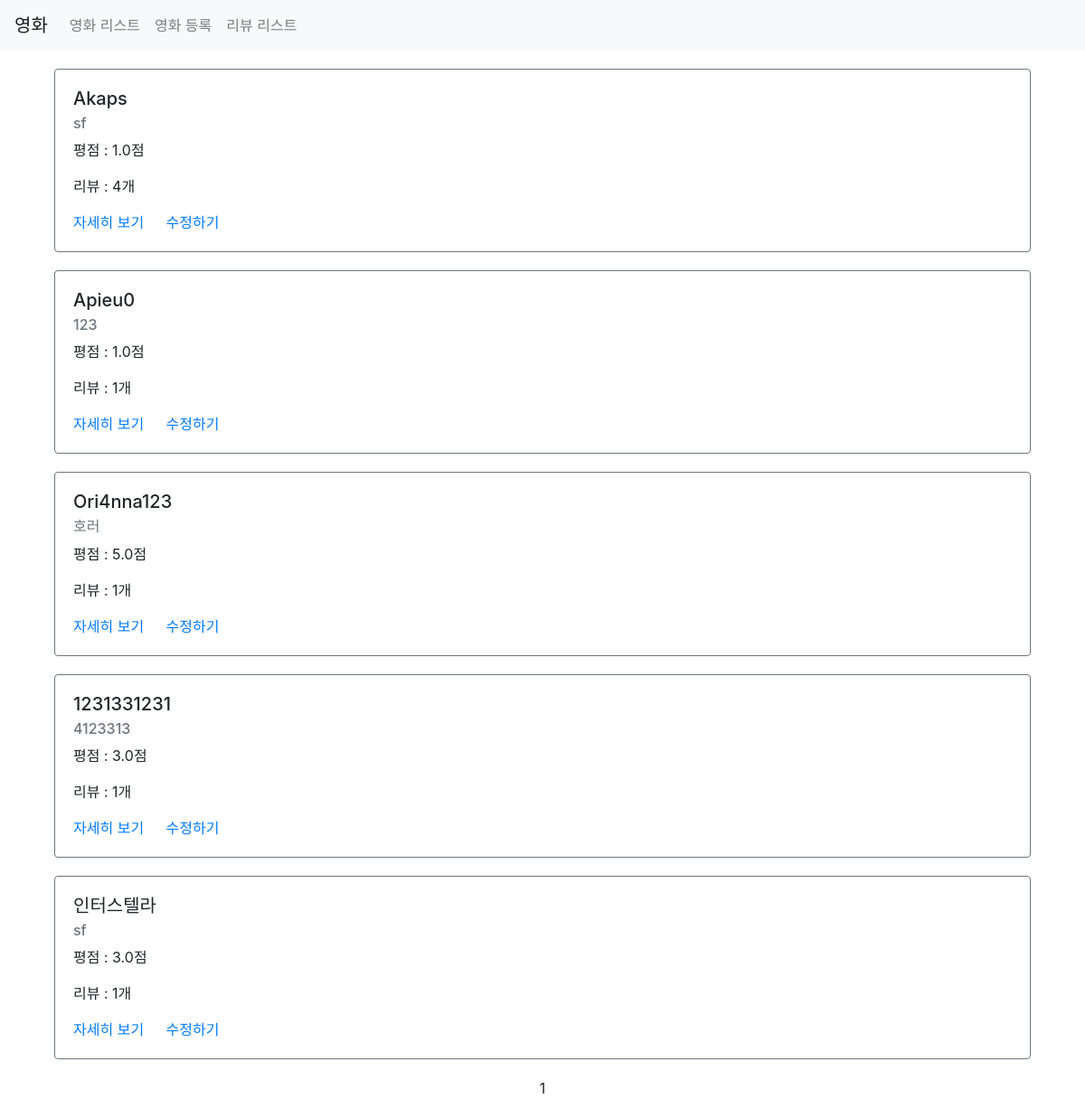
Screenshot of /new/list/ with the database file from the repository.
### new/models.py (models this page shows)
class Movie(models.Model):
    name = models.CharField(max_length=30)  # 이름
    genre = models.CharField(max_length=30)  # 장르
    image = models.CharField(max_length=500, default=None, null=True)
    password = models.CharField(max_length=20, default=None, null=True)
    created_at = models.DateTimeField(auto_now_add=True)  # 글 작성 시 (이 모델의 데이터(레코드) 저장 시) 생성 시각
    updated_at = models.DateTimeField(auto_now=True)  # 저장된 레코드 수정 시 수정 시각

### new/views.py (the view)
# urls.py: path('list/', views.list, name='list'),
def list(request):
    movies = Movie.objects.all().annotate(reviews_count=Count('review')).annotate(average_point=Avg('review__point'))
    paginator = Paginator(movies, 5)  # 한 페이지에 5개씩 표시
    page = request.GET.get('page')  # query params에서 page 데이터를 가져옴
    items = paginator.get_page(page)  # 해당 페이지의 아이템으로 필터링
    context = {
        'movies': items
    }
    return render(request, 'new/list.html', context)

### new/templates/new/list.html (shortened to what this page needs)
{% extends 'new/base.html' %}
{% load static %}
{% block content %}
<div class="container">
    {% for item in movies %}
    <div class="row movie-item" style="margin:20px auto;">
        <div class="col-sm-12">
            <div class="card border-secondary">
              <div class="card-body">
                <h5 class="card-title">{{ item.name }}</h5>
                <h6 class="card-subtitle mb-2 text-muted">{{ item.genre }}</h6>
                  <p class="card-text">평점 : {{ item.average_point }}점</p>
                  <p class="card-text">리뷰 : {{ item.reviews_count }}개</p>
                <a href="{% url 'movie-detail' id=item.id %}" class="card-link">자세히 보기</a>
                <a href="{% url 'movie-update' %}?id={{ item.id }}" class="card-link">수정하기</a>
              </div>
            </div>
        </div>
    </div>
    {% endfor %}
    <div class="row">
        <div class="col-sm-12 text-center">
            <div class="pagination">
                <span class="step-links text-center" style="width:100%;">
                    <span class="current">
                        {{ movies.number }}
                    </span>
                </span>
            </div>
        </div>
    </div>
</div>
{% endblock %}

### new/templates/new/base.html (shortened to what this page needs)
{% load static %}
<html>
    <head>
        <link rel="stylesheet" type="text/css" href="{% static 'third/styles.css' %}">
        <link rel="stylesheet" href="https://stackpath.bootstrapcdn.com/bootstrap/4.1.3/css/bootstrap.min.css">
    </head>
    <body>
        <nav class="navbar navbar-expand-lg navbar-light bg-light">
          <a class="navbar-brand" href="/list">영화</a>
          <div class="collapse navbar-collapse" id="navbarNavAltMarkup">
            <div class="navbar-nav">
              <a class="nav-item nav-link" href="/new/list">영화 리스트<span class="sr-only">(current)</span></a>
              <a class="nav-item nav-link" href="/new/create">영화 등록</a>
              <a class="nav-item nav-link" href="/new/review/list">리뷰 리스트</a>
            </div>
          </div>
        </nav>
        {% block content %}
        {% endblock %}
    </body>
</html>

### rows the page displays
Movie: name "Akaps", genre "sf", average_point "1.0", reviews_count "4"
Movie: name "Apieu0", genre "123", average_point "1.0", reviews_count "1"
Movie: name "Ori4nna123", genre "호러", average_point "5.0", reviews_count "1"
Movie: name "1231331231", genre "4123313", average_point "3.0", reviews_count "1"
Movie: name "인터스텔라", genre "sf", average_point "3.0", reviews_count "1"

### other values shown
{{ movies.number }} "1"
